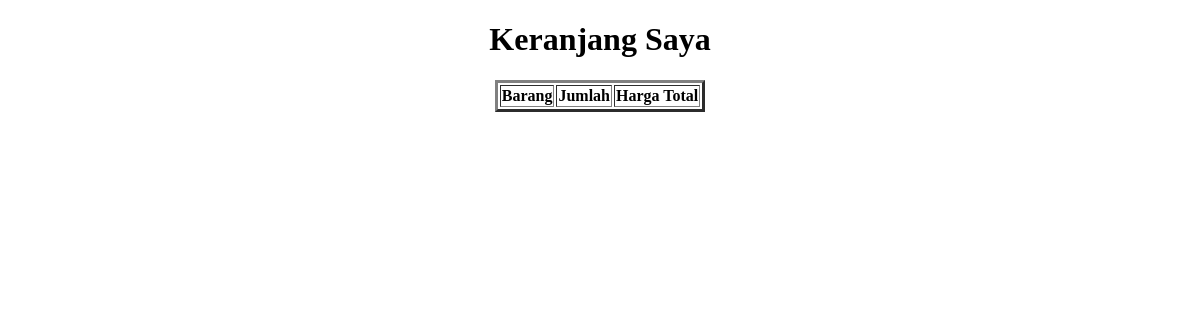
/keranjang.php (signed in), run on an earlier commit of the app's database.
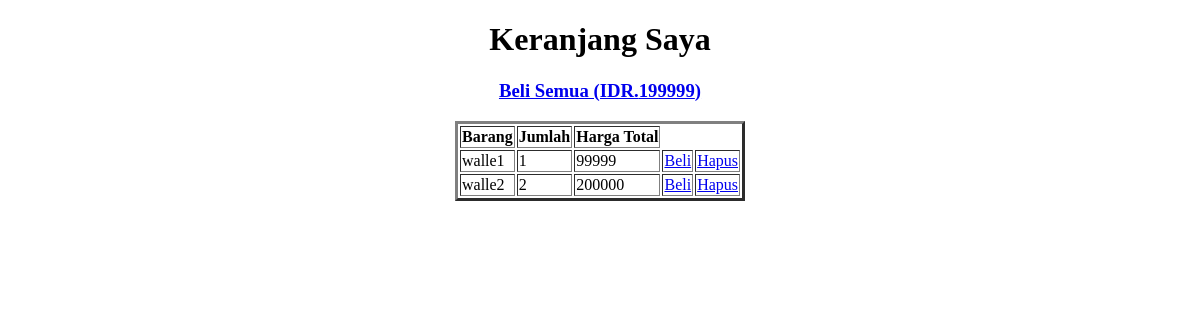
And on a later commit of the database.
### tables this page shows
CREATE TABLE `keranjang` (
  `id` int(10) NOT NULL,
  `id_user` int(10) NOT NULL,
  `id_barang` int(10) NOT NULL,
  `jumlah` int(10) NOT NULL
);

CREATE TABLE `barang` (
  `id` int(10) NOT NULL,
  `nama_barang` varchar(50) NOT NULL,
  `jumlah` int(10) NOT NULL,
  `deskripsi` varchar(150) NOT NULL,
  `owner_id` int(10) NOT NULL,
  `harga` int(10) NOT NULL,
  `gambar` varchar(50) NOT NULL
);

### database.php (called while the page is built, shortened)
<?php
if (!isset($db))
{
	class Database
	{
		private $connection;
		public function __construct($ip="127.0.0.1", $db="emart", $uname="root", $password="")
		{
			$this->connection = mysqli_connect($ip, $uname, $password);
		}
		public function cusq($q)
		{
			return mysqli_query($this->connection, $q);
		}
	public function get_barang($id="")
		{
			if (!$id=="")
			{
			$a = $this->cusq( sprintf("select * from barang where id='%s'", $id));
			}
			else{
			$a = $this->cusq( sprintf("select * from barang"));
			}
			$b = array();
			$i = 0;
			while ($e = mysqli_fetch_row($a))
			{
				$b[$i] = $e;
				$i++;
			}
			return $b;
		}
		public function keranjang($id="")
		{
			if ($id==""){
				$a = $this->cusq( "select * from keranjang");
			}
			else{
				$a = $this->cusq( sprintf("select * from keranjang where id_user='%s'", $id));
			}
			$toreturn = array();
			$i=0;
			while ($b=mysqli_fetch_row($a))
			{
				$toreturn[$i]=$b;
				$i++;
			}
			return $toreturn;
		}
	}
}
?>

### keranjang.php (the view, shortened to what this page needs)
<?php
include ("database.php");
$db = new Database();
$cart = $db->keranjang($_SESSION["id_user"]);
?>
<!DOCTYPE html>
<html>
<head>
</head>
<body>
	<h1 align="center">Keranjang Saya</h1>
	<?php if (count($cart)>=1){
		$total = 0;
		foreach ($cart as $c)
		{
			$barang = $db->get_barang($c[2]);
			$total += (int)$barang[0][5];
		}
		printf('<a href="keranjang.php?beli"><h3 align="center" >Beli Semua (IDR.%d)</h3></a>', $total);
	} ?>
<table border="3" align="center">
	<?php
		$headers = array("Barang", "Jumlah", "Harga Total");
		echo "<tr>";
		foreach($headers as $h)
		{
			echo "<td><b>";
			echo $h;
			echo "</td></b>";
		}
		echo "</tr>";
		$icol = array(0, 1, 2);
		foreach ($cart as $a)
		{
			echo "<tr>";
			$i = 0;
			$barang = $db->get_barang($a[2])[0];
			printf("<td>%s</td>", $barang[1]);
			$jumlah = (int)$a[3];
			foreach ($a as $b)
			{
					$lanjut = true;
					foreach($icol as $c)
					{
						if($c==$i)
						{
							$lanjut=false;
							break;
						}
					}
					$i++;
					if (!$lanjut)
					{
						continue;
					}
				printf("<td>%s</td>", $b);
			}
			printf("<td>%s</td>", $jumlah*(int)$barang[5]);
			printf("<td><a href='keranjang.php?beli_barang=%s&&jumlah=%s'>Beli</a></td>", $a[0], $a[3]);
			printf("<td><a href='keranjang.php?hapus_barang=%s'>Hapus</a></td>", $a[0]);
			echo "</tr>";
		}
	?>
</table>
</body>
</html>

What changed in the data, as far as the page shows it:
added keranjang: id_barang.nama_barang "walle1", b "1", $jumlah*(int)$barang[5] "99999"
added keranjang: id_barang.nama_barang "walle2", b "2", $jumlah*(int)$barang[5] "200000"
Also different on the page:
$total: (not shown) → "199999"
text now shown: "Beli Semua (IDR. )"
